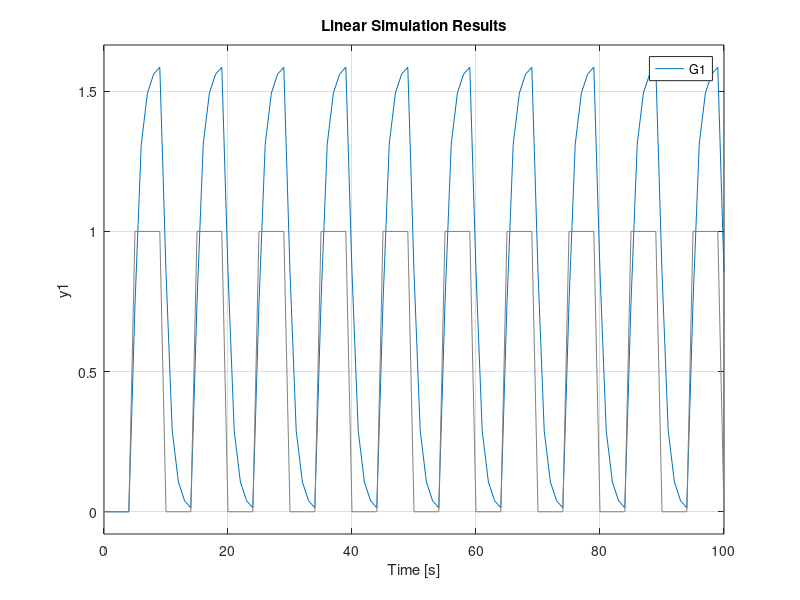

Write the MATLAB code that produced this figure.
clc; clear;
num1 = [3 8];
den1 = [1 6 5];

t=1:0.1:10;

G1 = tf(num1, den1);

[r, t]=gensig('square', 10, 100, 1);
lsim(G1, r, t);
